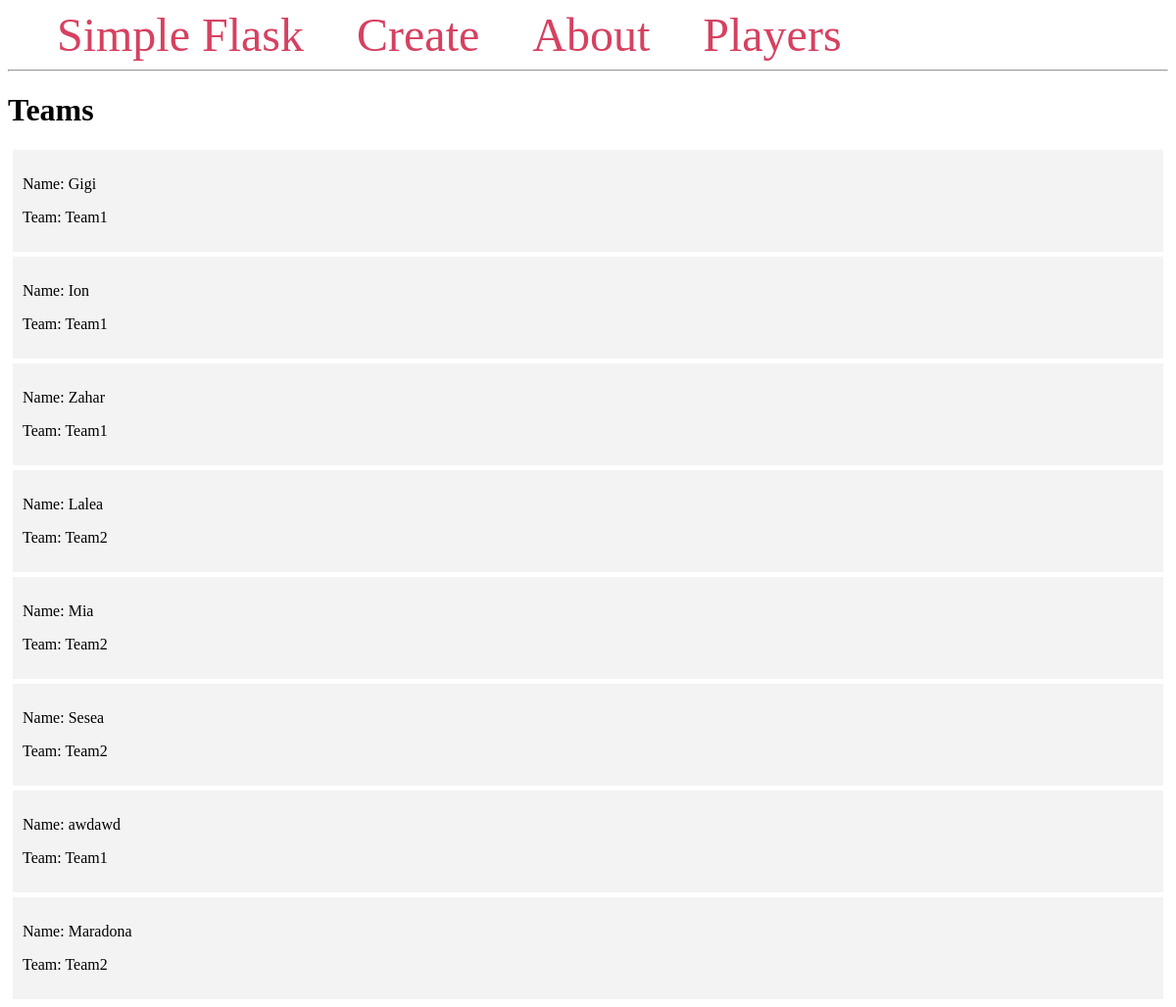
Screenshot of /players/ with the database file from the repository.
### tables this page shows
CREATE TABLE players (
    id INTEGER PRIMARY KEY AUTOINCREMENT,
    name TEXT NOT NULL,
    team TEXT NOT NULL
);

### app.py (the view)
@app.route('/players/')
def play():
    conn = get_db_connection()
    players = conn.execute('SELECT * FROM players').fetchall()
    conn.close()
    return render_template('players.html', players=players)

### app.py (called while the page is built)
def get_db_connection():
    conn = sqlite3.connect('database.db')
    conn.row_factory = sqlite3.Row
    return conn

### templates/players.html
{% extends 'base.html' %}
{% block content %}
    <h1>{% block title %} Teams {% endblock %}</h1>
    {% for player in players %}
        <div class='post'>
            <p>{{ "Name: " + player['name'] }}</p>
            <p>{{ "Team: " + player['team'] }}</p>
        </div>
    {% endfor %}
{% endblock %}

### templates/base.html (shortened to what this page needs)
<!DOCTYPE html>
<html lang="en">
<head>
</head>
<body>
    <nav>
        <a href="{{ url_for('index') }}">Simple Flask</a>
        <a href="{{ url_for('create') }}">Create</a>
        <a href="/about/">About</a>
        <a href="/players/">Players</a>
    </nav>
    <hr>
    <div class="content">
        {% block content %} {% endblock %}
    </div>
</body>
</html>

### templates/base.html (style rules this page uses)
.post { padding: 10px; margin: 5px; background-color: #f3f3f3 }
nav a { color: #d64161; font-size: 3em; margin-left: 50px; text-decoration: none; }

### rows the page displays
players: name "Name: Gigi", team "Team: Team1"
players: name "Name: Ion", team "Team: Team1"
players: name "Name: Zahar", team "Team: Team1"
players: name "Name: Lalea", team "Team: Team2"
players: name "Name: Mia", team "Team: Team2"
players: name "Name: Sesea", team "Team: Team2"
players: name "Name: awdawd", team "Team: Team1"
players: name "Name: Maradona", team "Team: Team2"
